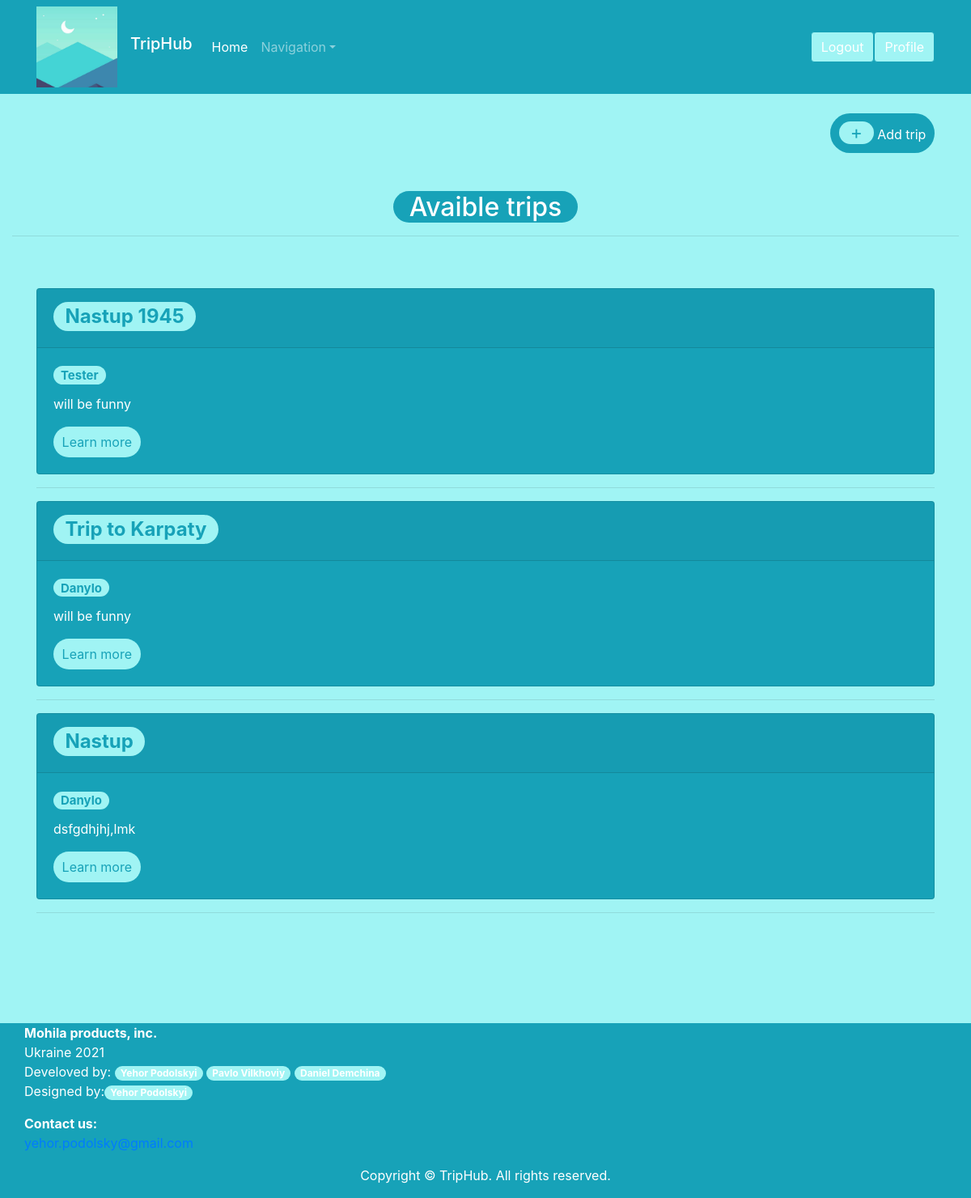
Screenshot of /trips/ (signed in) with the database file from the repository.
### trips/models.py (models this page shows, shortened)
class Trip(models.Model):
    name_tr = models.CharField(max_length=100, unique=True)
    destination = models.CharField(max_length=30)
    description = models.TextField()
    requirements = models.TextField()
    startDate = models.DateField(default='2021-07-21')
    numberOfParticipants = models.IntegerField()
    google_link = models.URLField()
    created_at = models.DateTimeField(auto_now_add=True)
    author = models.ForeignKey(User, related_name='trips', on_delete=models.CASCADE)
    difficulty_level = models.CharField(max_length=30, choices=DIFFICULTY_LEVELS)

### trips/views.py (the view)
# urls.py: path('trips/', include('trips.urls')),
@login_required
def trips(request):
    tripses = Trip.objects.all().order_by('created_at')
    res_trips = []
    for trip in tripses:
        parts_num = Participation.objects.filter(trip_id=trip.pk).count()
        if trip.numberOfParticipants > parts_num:
            res_trips += [trip]
    context = {
        'trips': res_trips
    }
    return render(request, 'trips_page.html', context)

### templates/trips_page.html (shortened to what this page needs)
{% load static %}
<!DOCTYPE html>
<html lang="en">
<head>
    <link href="{% static 'css/bootstrap-4.0.0.css' %}" rel="stylesheet">
</head>
<body class="bg text-info" style="background-color: #A0F4F4">
    <nav class="navbar navbar-expand-lg navbar-dark bg-info">
        <div class="container">
            <img class="mr-3" src="{% static 'images/logo.jpg' %}" style="height: 100px">
            <h1 class="navbar-brand" href="#">TripHub</h1>
            <div class="collapse navbar-collapse" id="navbarSupportedContent">
                <ul class="navbar-nav mr-auto">
                    <li class="nav-item active">
                        <a class="nav-link" href="{% url 'index' %}">Home <span class="sr-only">(current)</span></a>
                    </li>
                    <li class="nav-item dropdown">
                        <a class="nav-link dropdown-toggle" href="#" id="navbarDropdown" role="button" data-toggle="dropdown" aria-haspopup="true" aria-expanded="false">Navigation</a>
                    </li>
                </ul>
                <form class="form-inline my-2 my-lg-0">
                    <a href="{% url 'logout' %}" class="btn btn-info" style="background-color: #A0F4F4">Logout</a>
                </form>
                <form class="form-inline my-2 my-lg-0">
                    <a href="{% url 'profile' %}" class="btn btn-info" style="background-color: #A0F4F4">Profile</a>
                </form>
            </div>
        </div>
    </nav>
    <br/>
    <div class="container" align="right">
        <a href="{% url 'add_trip' %}" class="btn badge-lg badge-info badge-pill"><span href="#" style="font-size: 23px; background-color: #A0F4F4" class="badge-lg text-info badge-pill">+</span> Add trip</a>
    </div>
    <br/>
    <div class="col-lg-12"> <br/>
        <h2 class="text-center"><span class="badge-lg badge-info badge-pill">Avaible trips</span></h2>
        <hr>
        <br>
        <br>
    </div>
    <div class="container text-white">
        {% for trip in trips %}
        <div class="card bg-info">
            <div class="card-header">
                <h2><span class="badge badge-pill text-info" style="background-color: #A0F4F4">{{ trip.name_tr}}</span></h2>
            </div>
            <div class="card-body">
                <h5 class="card-title"><span class="badge badge-pill text-info" style="background-color: #A0F4F4">{{ trip.author.username }}</span></h5>
                <p class="card-text">{{ trip.description }}
                </p>
                <a href="{% url 'current_trip' trip.pk %}" class="btn badge-lg badge-info text-info badge-pill" style="background-color: #A0F4F4">Learn more</a>
            </div>
        </div>
        <hr>
        {% endfor %}
    </div>
    <div class="col-lg-12"> <br/>
        <br/>
        <br/>
        <br/>
        <br/></div>
    <div class="container-fluid text-white bg-info">
        <div class="col-lg-12">
            <address>
            <strong>Mohila products, inc.</strong><br>
            Ukraine 2021 <br>
            Develoved by: <span class="badge badge-pill" style="background-color: #A0F4F4">Yehor Podolskyi</span> <span class="badge badge-pill" style="background-color: #A0F4F4"> Pavlo Vilkhoviy</span> <span class="badge badge-pill" style="background-color: #A0F4F4">Daniel Demchina</span><br>
            Designed by:<span class="badge badge-pill" style="background-color: #A0F4F4"> Yehor Podolskyi</span>
        </address>
            <address>
            <strong>Contact us:</strong><br>
            <a href="mailto:yehor.podolsky@gmail.com">yehor.podolsky@gmail.com</a>
        </address>
        </div>
        <footer class="text-center">
            <div class="container">
                <div class="row">
                    <div class="col">
                        <p>Copyright © TripHub. All rights reserved.</p>
                    </div>
                </div>
            </div>
        </footer>
    </div>
</body>
</html>

### rows the page displays
Trip: name_tr "Nastup 1945", author.username "Tester", description "will be funny"
Trip: name_tr "Trip to Karpaty", author.username "Danylo", description "will be funny"
Trip: name_tr "Nastup", author.username "Danylo", description "dsfgdhjhj,lmk"
